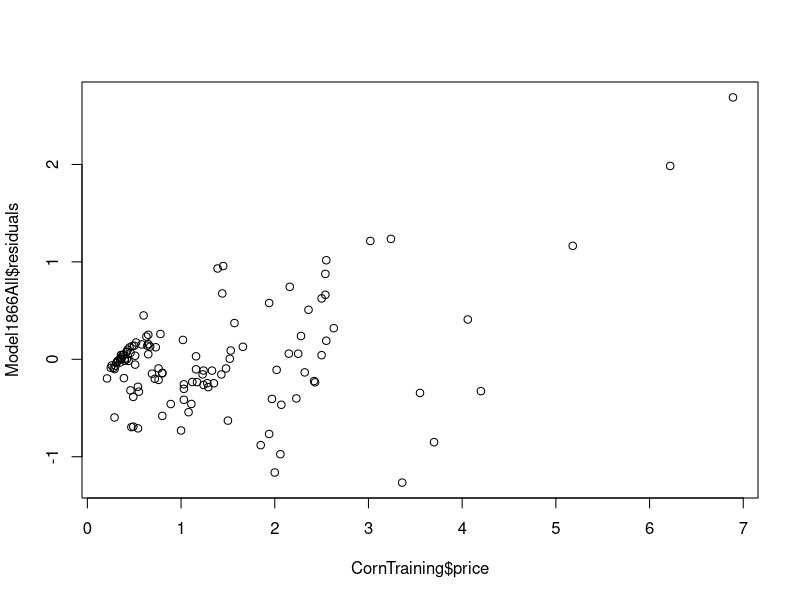
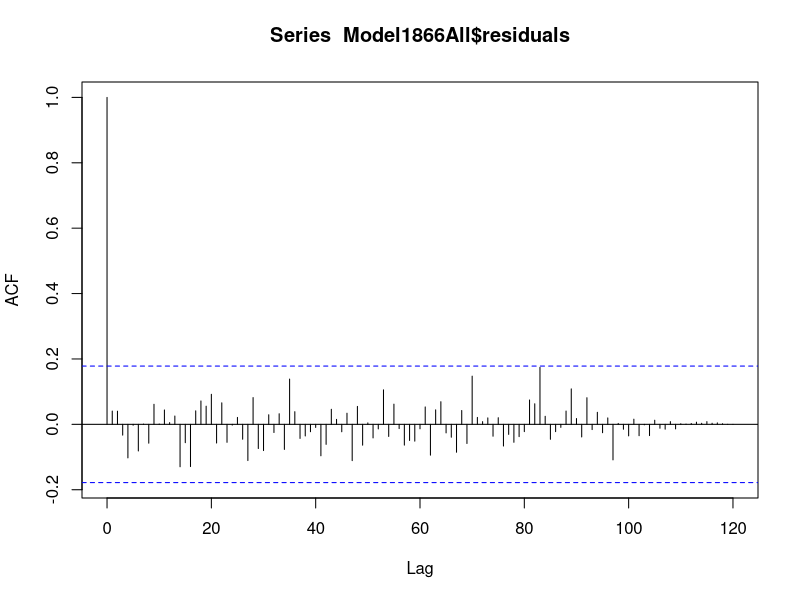
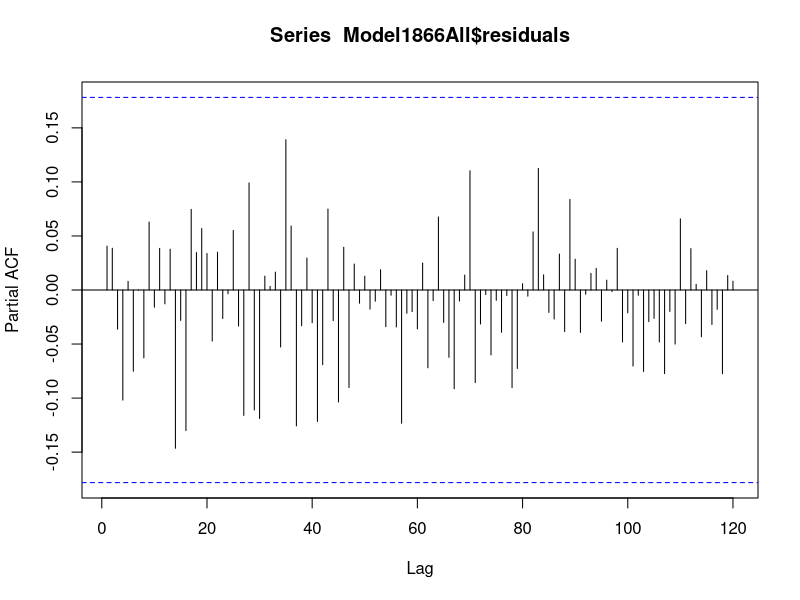

Generate these figures, in order, with R:
######################
# Project 3 R Script #
# Hoops Billings     #
######################
#This script is used to perform a multiple linear regression analysis on the USDA
#Feed grains database cleaned data, with farmer recieved price as the response variable.
#Data names are easily understandable in .csv file, will be changed here for convinience.
#price = Price recieved by farmers in current market year in $/bushel
#acreage = planted acreage of corn in market year, in millions of acres
#harvest = millions of acres of corn harvested for grain in current MY
#production = total production of corn in millions of bushels in current MY
#yield = yield of corn per harvested acre, in bushels/acre for current MY
#loan = loan rate of corn in current MY in $/bushel
#bf = broiler:feed ratio, (NEEDS EXPLANATION)
#ef = egg:feed ratio,
#hc = hog:corn ratio,
#mf = milk:feed ratio,
#shc = steer-heifer:corn ratio,
#tf = turkey:feed ratio,
#heat = MY Mean global heat anomaly estimated by NASA.
#export = 1000s of bushels of corn exported from the US in current MY.
#import = 1000s of bushels of corn imported into the US in current MY.
#railrate = rail rate price index, relative price of railway shipping, in current MY.
#railcar = 1000s of rail cars loaded with grain in current MY.
#supply = total supply of corn in US for current MY in millions of bushels.
#disapp = total disappearance of corn in US for current MY in millions of bushels.
#feed = amount of corn feed to livestock in current MY, in 1000s of metric tons.
#fai = total feed animal index, relative number of GCAUs (Grain consuming animal units).

#Start by setting working directory, random seed, and loading needed packages
setwd("/Users/zanebillings/Documents/Academic/2019 Spring/MATH 375/Project3/WorkingDirectory")
set.seed(863)
library(tidyverse)

#import data, rename columns, create dummy var for tracking time
CornFull <- read_csv("Feed_Grains_CornData_Clean.csv")
colnames(CornFull) <- c("year","price","acreage","harvest","production",
                   "yield","loan","bf","ef","hc","mf","shc","tf",
                   "heat","export","import","railrate","railcar","supply",
                   "disapp","feed","fai")
n <- nrow(CornFull)
CornFull$index <- seq(from = 0, to = (n - 1), by = 1)

#set up the training dataset and the testing dataset
CornTraining <- sample_n(tbl = CornFull,
                       size = floor(0.8*nrow(CornFull)))
CornTesting <- setdiff(CornFull,CornTraining)

#Set up the reduced model
ModelFullReduced <- lm(formula = price~1,
                      data = CornTraining)
summary(ModelFullReduced)

#Set up the model with time only
ModelTimeOnly <- lm(formula = price~index,
                   data = CornTraining)
summary(ModelTimeOnly)

#Model with only longest-running parameters
Model1866All <- lm(formula = price~index+harvest+production+yield,
               data = CornTraining)
summary(Model1866All)

#Stepwise Regression for the model using the 1866 parameters
##Forward stepwise regression for the 1866 model
Model1866ForwardStep <- 
  step(object = ModelFullReduced,
       scope = price~index+harvest+production+yield,
       data = CornTraining,
       direction = "forward")
##Backward stepwise regression for the 1866 model
Model1866BackwardStep <-
  step(object = Model1866All,
       scope = price~1,
       data = CornTraining,
       direction = "backward")

#Analysis of Residuals for full 1866 model
plot(y = Model1866All$residuals, x = CornTraining$price)
acf(Model1866All$residuals,lag.max = 150)
pacf(Model1866All$residuals,lag.max = 150)

#Find Influential poitns for the 1866 model
influence.measures(Model1866All)

# ##Adding in a few more variables...1926 model includes heat anomaly and acreage
# Corn1926 = data.frame(CornFull$year,CornFull$price,CornFull$acreage,
#                       CornFull$harvest,CornFull$yield,CornFull$heat,
#                       CornFull$production)[-(1:60),]
# colnames(Corn1926) = c("year","price","acreage","harvest","yield","heat",
#                        "production")
# Corn1926$index = seq(from = 0, to = nrow(Corn1926) - 1, by = 1)
# 
# #Set up 1926 full model
# Model1926Full = lm(formula = price~index+acreage+harvest+yield+heat+production,
#                    data = Corn1926)
# summary(Model1926Full)
# step(object = ModelFullReduced,
#      scope = price~index+acreage+harvest+yield+heat+production,
#      data = Corn1926)